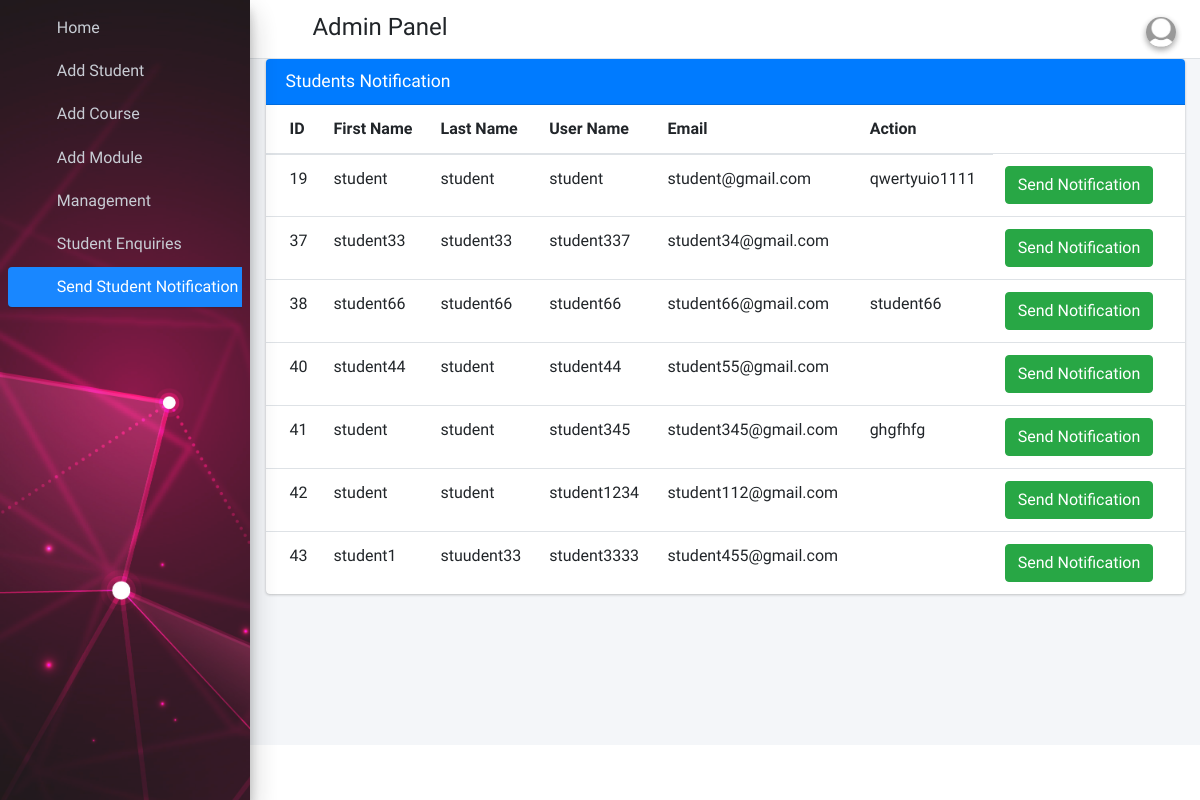
The app's page /admin_send_notification_student (signed in) with its own data.
### student_app/models.py (models this page shows)
class Students(models.Model):
    id=models.AutoField(primary_key=True)
    admin=models.OneToOneField(CustomUser,on_delete=models.CASCADE)
    gender=models.CharField(max_length=255)
    profile_pic=models.FileField()
    city = models.CharField(max_length=255)
    country = models.CharField(max_length=255)
    date_of_birth = models.DateField()
    address=models.TextField()
    created_at=models.DateTimeField(auto_now_add=True)
    updated_at=models.DateTimeField(auto_now_add=True)
    fcm_token=models.TextField(default="")
    objects = models.Manager()

class CustomUser(AbstractUser):
    user_type_data=((1,"HOD"),(3,"Student"))
    user_type=models.CharField(default=1,choices=user_type_data,max_length=10)

### student_app/AdminViews.py (the view)
# urls.py: path('admin_send_notification_student', AdminViews.admin_send_notification_student,name="admin_send_notification_student"),
def admin_send_notification_student(request):
    students=Students.objects.all()
    return render(request,"Admin_template/student_notification.html",{"students":students})

### student_app/templates/Admin_template/student_notification.html (shortened to what this page needs)
{% extends 'Admin_template/base_template.html' %}
{% block main_content %}
    <section class="content">
      <div class="container-fluid">
           <div class="row">
          <div class="col-12">
            <div class="card card-primary">
              <div class="card-header">
                <h3 class="card-title">Students Notification</h3>
              </div>
              <div class="card-body table-responsive p-0">
                <table class="table table-hover text-nowrap">
                  <thead>
                    <tr>
                      <th>ID</th>
                      <th>First Name</th>
                      <th>Last Name</th>
                      <th>User Name</th>
                      <th>Email</th>
                      <th>Action</th>
                    </tr>
                  </thead>
                  <tbody>
                  {% for student in students %}
                    <tr>
                      <td>{{ student.admin.id }}</td>
                      <td>{{ student.admin.first_name }}</td>
                      <td>{{ student.admin.last_name }}</td>
                      <td>{{ student.admin.username }}</td>
                      <td>{{ student.admin.email }}</td>
                      <td>{{ student.address }}</td>
                      <td><a href="#" class="btn btn-success show_notification" data-toggle="modal" data-target="#myModal">Send Notification</a></td>
                    </tr>
                  {% endfor %}
                  </tbody>
                </table>
              </div>
            </div>
          </div>
        </div>
      </div>
    </section>
{% endblock main_content %}

### records on screen
Students: admin.id "19", admin.first_name "student", admin.last_name "student", admin.username "student", admin.email "student@gmail.com", address "qwertyuio1111"
Students: admin.id "37", admin.first_name "student33", admin.last_name "student33", admin.username "student337", admin.email "student34@gmail.com"
Students: admin.id "38", admin.first_name "student66", admin.last_name "student66", admin.username "student66", admin.email "student66@gmail.com", address "student66"
Students: admin.id "40", admin.first_name "student44", admin.last_name "student", admin.username "student44", admin.email "student55@gmail.com"
Students: admin.id "41", admin.first_name "student", admin.last_name "student", admin.username "student345", admin.email "student345@gmail.com", address "ghgfhfg"
Students: admin.id "42", admin.first_name "student", admin.last_name "student", admin.username "student1234", admin.email "student112@gmail.com"
Students: admin.id "43", admin.first_name "student1", admin.last_name "stuudent33", admin.username "student3333", admin.email "student455@gmail.com"
